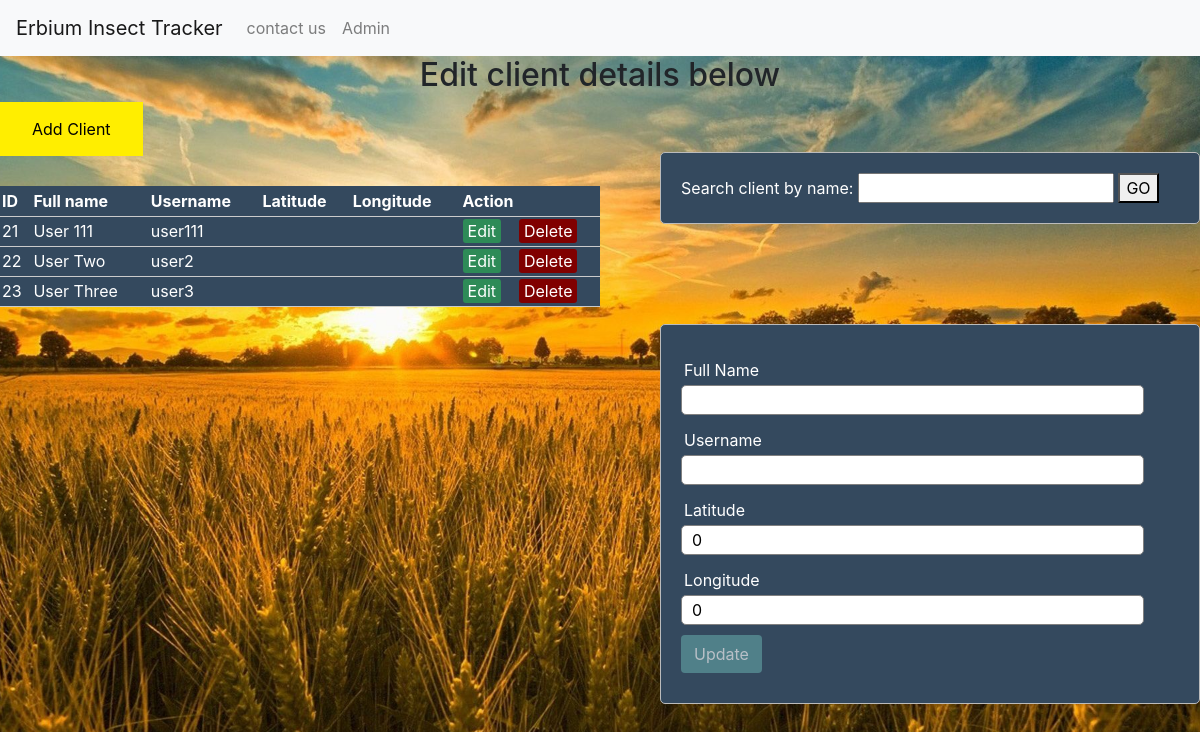
Page /viewClients.php on the committed database.
### tables this page shows
CREATE TABLE IF NOT EXISTS `client` (
  `client_id` int(10) UNSIGNED NOT NULL AUTO_INCREMENT,
  `full_name` varchar(45) DEFAULT NULL,
  `username` varchar(45) NOT NULL,
  `password` varchar(255) NOT NULL,
  `salt` varchar(255) DEFAULT NULL,
  `latitude` double DEFAULT NULL,
  `longitude` varchar(45) DEFAULT NULL,
  PRIMARY KEY (`client_id`)
);

### viewClientsServer.php (called while the page is built, shortened)
<?php
	$full_name = "";
	$username = "";
	$latitude = 0;
	$longitude = 0;
	$update = false;
?>

### viewClients.php (the view, shortened to what this page needs)
<?php
include('viewClientsServer.php');
?>
<!DOCTYPE html>
<html>
<head>
	<link rel="stylesheet" type="text/css" href="style.css">
    <link rel="stylesheet" href="bootstrap-4.0.0-dist/css/bootstrap.min.css">
</head>
<body>
<nav class="navbar navbar-expand-lg navbar-light bg-light">
    <a class="navbar-brand" href="main.html">Erbium Insect Tracker</a>
    <div class="collapse navbar-collapse" id="navbarNav">
        <ul class="navbar-nav">
            <li class="nav-item">
                <a class="nav-link" href="contactus.html">contact us</a>
            </li>
            <li class="nav-item">
                <a class="nav-link" href="adminOptions.html">Admin</a>
            </li>
        </ul>
    </div>
</nav>
<h2>Edit client details below</h2>
<button class="buttons" onclick="window.location.href='settings.html'">Add Client</button>
<form name="form" action="" method="get">
    Search client by name: <input type="text" name="searchName">
    <button onclick=" <?php $temp ="";$temp = $_GET['searchName'];
    $results = mysqli_query($db, "SELECT client_id, full_name, username, latitude, longitude
 FROM client where full_name LIKE '%$temp%'"); ?> ">GO</button>
</form>
<div id="mainDivEdit">
<table>
	<thead>
		<tr>
			<th>ID</th>
			<th>Full name</th>
			<th>Username</th>
			<th>Latitude</th>
			<th>Longitude</th>
			<th colspan="2">Action</th>
		</tr>
	</thead>
	<?php while ($row = mysqli_fetch_array($results)) { ?>
		<tr>
			<td><?php echo $row['client_id']; ?></td>
			<td><?php echo $row['full_name']; ?></td>
			<td><?php echo $row['username']; ?></td>
			<td><?php echo $row['latitude']; ?></td>
			<td><?php echo $row['longitude']; ?></td>
			<td>
				<a href="viewClients.php?edit=<?php echo $row['client_id']; ?>" class="edit_btn" >Edit</a>
			</td>
			<td>
				<a href="viewClientsServer.php?del=<?php echo $row['client_id']; ?>" class="del_btn" onclick="return confirm('Are you sure you want to delete this client?');">Delete</a>
			</td>
		</tr>
	<?php } ?>
</table>
<form method="post" action="viewClientsServer.php">
	<div class="input-group">
		<label>Full Name</label>
		<input type="text" required name="full_name" value="<?php echo $full_name; ?>">
	</div>
	<div class="input-group">
		<label>Username</label>
		<input type="text" required name="username" value="<?php echo $username ; ?>">
	</div>
	<div class="input-group">
		<label>Latitude</label>
		<input type="text" required name="latitude" value="<?php echo $latitude ; ?>">
	</div>
	<div class="input-group">
		<label>Longitude</label>
		<input type="text" required name="longitude" value="<?php echo $longitude ; ?>">
	</div>
	<div class="input-group">
		<?php if ($update == true): ?>
			<button class="btn" type="submit" name="update" style="background: #556B2F;" >Update</button>
		<?php else: ?>
			<button class="btn" type="submit" name="save" disabled>Update</button>
		<?php endif ?>
	</div>
</form>
</div>
</body>
</html>

### style.css (style rules this page uses)
body { font-size: 19px; background: url("background.jpg") no-repeat center center fixed; -webkit-background-size: cover; -moz-background-size: cover; -o-background-size: cover; background-size: cover; }
table { float:left; width: 50%; margin: 30px auto; border-collapse: collapse; text-align: left; background-color: #34495e; color:white; }
#mainDivEdit { height:600px; }
tr { border-bottom: 1px solid #cbcbcb; }
th, td { border: none; height: 30px; padding: 2px; }
.buttons { background-color: rgb(255, 238, 0); border: none; color: black; padding: 15px 32px; text-align: center; text-decoration: none; display: inline-block; font-size: 16px; }
form { float:right; width: 45%; margin: 50px auto; text-align: left; padding: 20px; border: 1px solid #bbbbbb; border-radius: 5px; background-color: #34495e; color:white; }
.input-group { margin: 10px 0px 10px 0px; }
.input-group label { display: block; text-align: left; margin: 3px; }
.input-group input { height: 30px; width: 93%; padding: 5px 10px; font-size: 16px; border-radius: 5px; border: 1px solid gray; }
.btn { padding: 10px; font-size: 15px; color: white; background: #5F9EA0; border: none; border-radius: 5px; }
.edit_btn { text-decoration: none; padding: 2px 5px; background: #2E8B57; color: white; border-radius: 3px; }
.del_btn { text-decoration: none; padding: 2px 5px; color: white; border-radius: 3px; background: #800000; }
h2 { text-align:center; }

### rows in the picture
client: client_id "21", full_name "User 111", username "user111"
client: client_id "22", full_name "User Two", username "user2"
client: client_id "23", full_name "User Three", username "user3"
